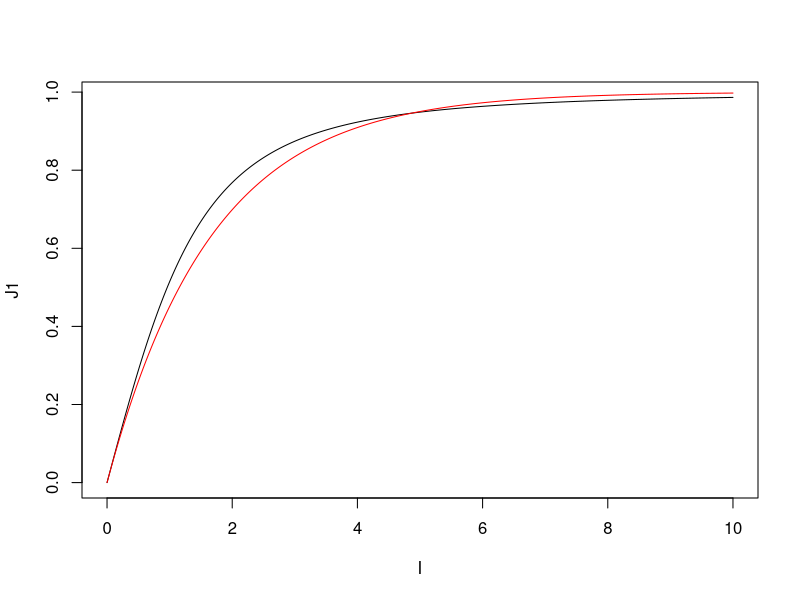
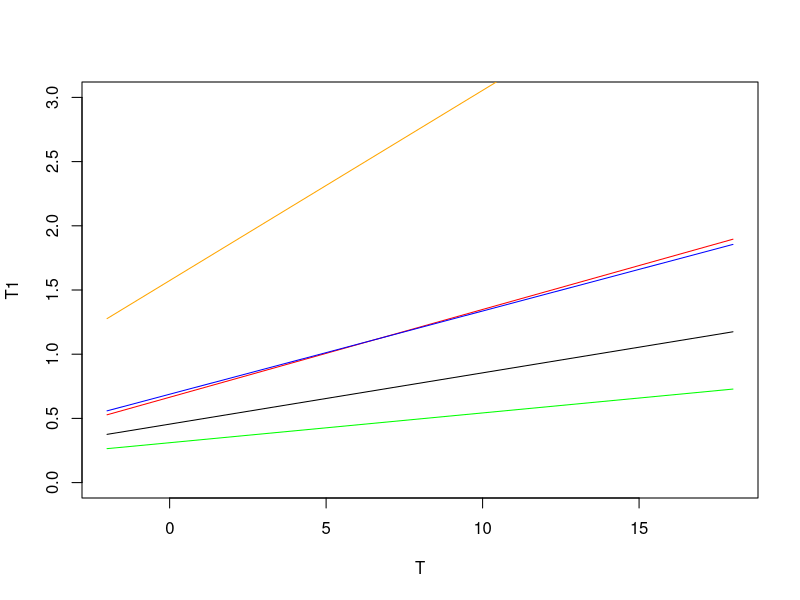
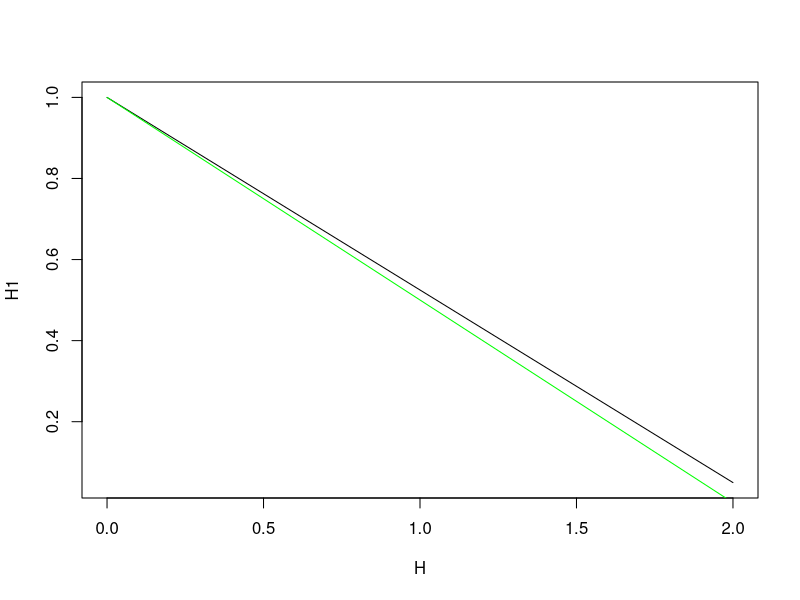

Generate these figures, in order, with R:
Jmax<-1
alpha<-0.6
I<-c(0:1000)/100
J1<-alpha*I/((Jmax^2+(alpha*I)^2)^0.5)
plot(I,J1,type="l")
J2<-1-exp(-alpha*I/Jmax)
lines(I,J2,col="red")

T<--2+c(0,1000)/50
K<-273.15
T1<-exp(-4500*(1/(T+K)-1/288.15))
T2<-0.8*exp(-4000*(1/(T+K)-1/293.15))
T3<-0.6*1.066^T
T4<-0.63*exp(0.06*T)
T5<-1.44*exp(0.06*T)
plot(T,T1,type="l",ylim=c(0,3))
lines(T,T2,col="green")
lines(T,T3,col="red")
lines(T,T4,col="blue")
lines(T,T5,col="orange")

        
H<-c(0,100)/50
H1<-exp(-1.5*H)
H2<-exp(-4*H)
plot(H,H1,type="l")
lines(H,H2,col="green")

